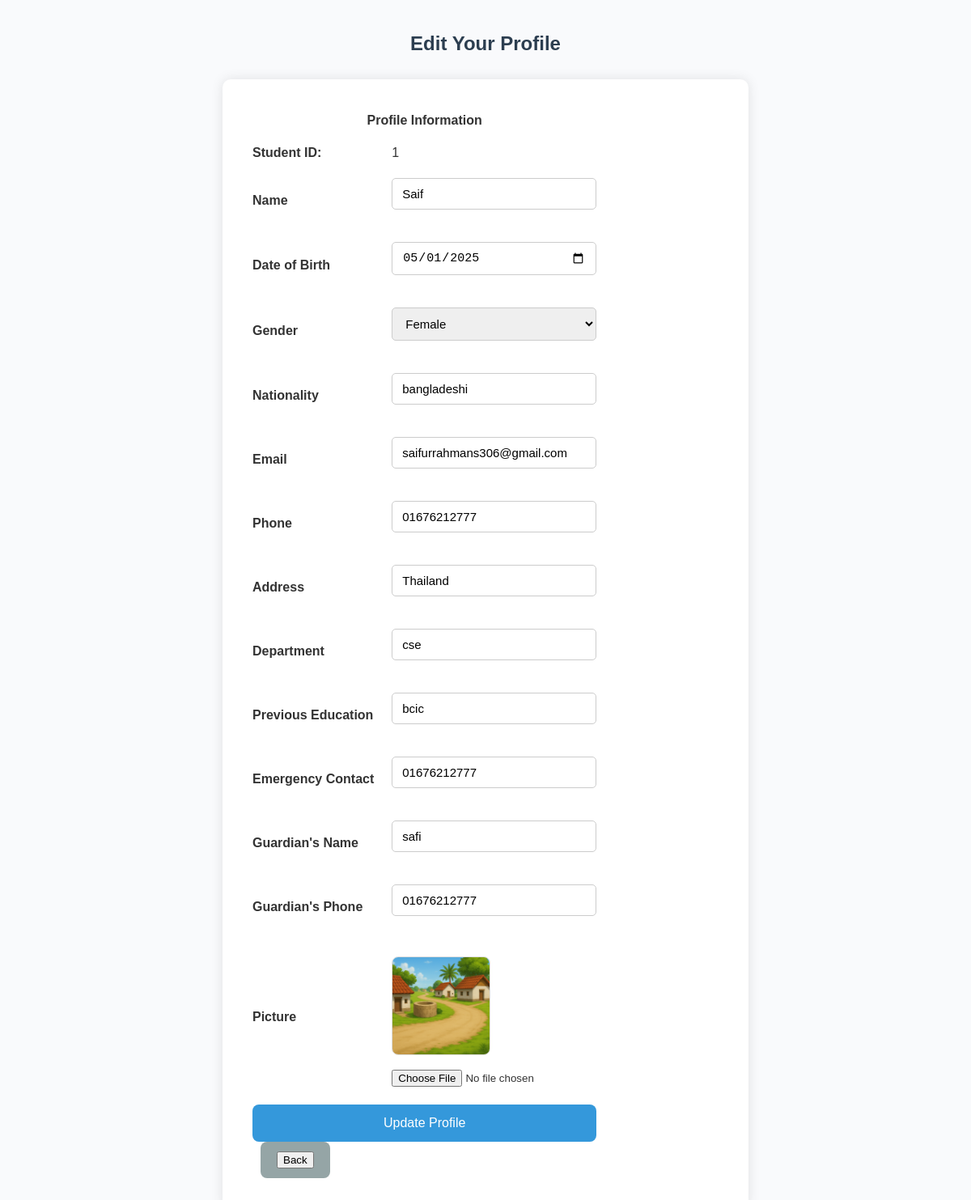
Page /view/studentprofile.php (signed in) on the committed database.
### tables this page shows
CREATE TABLE `student` (
  `student_id` varchar(20) NOT NULL,
  `password` varchar(100) DEFAULT NULL,
  `name` varchar(100) DEFAULT NULL,
  `dob` date DEFAULT NULL,
  `gender` varchar(10) DEFAULT NULL,
  `nationality` varchar(50) DEFAULT NULL,
  `email` varchar(100) DEFAULT NULL,
  `phone` varchar(20) DEFAULT NULL,
  `address` text DEFAULT NULL,
  `emergency_contact` varchar(100) DEFAULT NULL,
  `department` varchar(50) DEFAULT NULL,
  `education` varchar(100) DEFAULT NULL,
  `guardian_name` varchar(100) DEFAULT NULL,
  `guardian_phone` varchar(20) DEFAULT NULL,
  `student_picture` varchar(255) DEFAULT NULL
);

### Model/studentdb.php (called while the page is built, shortened)
<?php
function getStudentProfileById($conn, $student_id)
{
    $result = mysqli_query($conn, "SELECT * FROM student WHERE student_id = '$student_id'");
    return $result;
}
?>

### view/studentprofile.php (the view, shortened to what this page needs)
<?php
include('../model/studentdb.php');
global $conn;
$student_id = $_SESSION["student_id"];
if ($_SERVER["REQUEST_METHOD"] == "POST")
{
    $name = $_POST["name"];
    $dob = $_POST["dob"];
    $gender = $_POST["gender"];
    $nationality = $_POST["nationality"];
    $email = $_POST["email"];
    $phone = $_POST["phone"];
    $address = $_POST["address"];
    $department = $_POST["department"];
    $education = $_POST["education"];
    $emergency_contact = $_POST["emergency_contact"];
    $guardian_name = $_POST["guardian_name"];
    $guardian_phone = $_POST["guardian_phone"];
    $student_picture = "";
if (isset($_FILES["student_picture"]) && $_FILES["student_picture"]["error"] == 0) {
    $folder = "../uploads/";
    $ext = pathinfo($_FILES["student_picture"]["name"], PATHINFO_EXTENSION);
    $new_name = "student_" . $student_id . "_" . time() . "." . $ext;
    $full_path = $folder . $new_name;
    if (move_uploaded_file($_FILES["student_picture"]["tmp_name"], $full_path)) {
        $student_picture = $new_name;
    }
}
    updateStudentProfile($conn, $student_id, $name, $dob, $gender, $nationality, $email, $phone, $address, $department, $education, $emergency_contact, $guardian_name, $guardian_phone, $student_picture);
    $result = getStudentProfileById($conn, $student_id);
    $student = mysqli_fetch_assoc($result);
    $success = "Profile updated successfully!";
} else {
    $result = getStudentProfileById($conn, $student_id);
    $student = mysqli_fetch_assoc($result);
}
?>
<!DOCTYPE html>
<html lang="en">
<head>
    <link rel="stylesheet" href="../css/studentprofile.css">
</head>
<body>
    <div class="profile-container">
        <h2>Edit Your Profile</h2>
        <form method="POST" enctype="multipart/form-data">
            <table cellpadding="10">
                <tr><th colspan="2">Profile Information</th></tr>
                <tr>
                    <td><strong>Student ID:</strong></td>
                    <td><?php echo htmlspecialchars($student['student_id']); ?></td>
                </tr>
                <tr>
                    <td><strong>Name</strong></td>
                    <td><input type="text" name="name" value="<?php echo htmlspecialchars($student['name']); ?>" required></td>
                </tr>
                <tr>
                    <td><strong>Date of Birth</strong></td>
                    <td><input type="date" name="dob" value="<?php echo htmlspecialchars($student['dob']); ?>" required></td>
                </tr>
                <tr>
                    <td><strong>Gender</strong></td>
                    <td>
                        <select name="gender" required>
                            <option value="female" <?php if($student['gender']=='female') echo 'selected'; ?>>Female</option>
                        </select>
                    </td>
                </tr>
                <tr>
                    <td><strong>Nationality</strong></td>
                    <td><input type="text" name="nationality" value="<?php echo htmlspecialchars($student['nationality']); ?>"></td>
                </tr>
                <tr>
                    <td><strong>Email</strong></td>
                    <td><input type="email" name="email" value="<?php echo htmlspecialchars($student['email']); ?>" required></td>
                </tr>
                <tr>
                    <td><strong>Phone</strong></td>
                    <td><input type="text" name="phone" value="<?php echo htmlspecialchars($student['phone']); ?>" required></td>
                </tr>
                <tr>
                    <td><strong>Address</strong></td>
                    <td><input type="text" name="address" value="<?php echo htmlspecialchars($student['address']); ?>" required></td>
                </tr>
                <tr>
                    <td><strong>Department</strong></td>
                    <td><input type="text" name="department" value="<?php echo htmlspecialchars($student['department']); ?>"></td>
                </tr>
                <tr>
                    <td><strong>Previous Education</strong></td>
                    <td><input type="text" name="education" value="<?php echo htmlspecialchars($student['education']); ?>"></td>
                </tr>
                <tr>
                    <td><strong>Emergency Contact</strong></td>
                    <td><input type="text" name="emergency_contact" value="<?php echo htmlspecialchars($student['emergency_contact']); ?>"></td>
                </tr>
                <tr>
                    <td><strong>Guardian's Name</strong></td>
                    <td><input type="text" name="guardian_name" value="<?php echo htmlspecialchars($student['guardian_name']); ?>"></td>
                </tr>
                <tr>
                    <td><strong>Guardian's Phone</strong></td>
                    <td><input type="text" name="guardian_phone" value="<?php echo htmlspecialchars($student['guardian_phone']); ?>"></td>
                </tr>
                <tr>
                    <td><strong>Picture</strong></td>
                    <td>
                        <?php if ($student['student_picture']): ?>
                            <img src="../uploads/<?php echo htmlspecialchars($student['student_picture']); ?>" width="120" alt="Student Picture"><br>
                        <?php endif; ?>
                        <input type="file" name="student_picture" accept="image/*">
                    </td>
                </tr>
                <tr>
                    <td colspan="2">
                        <input type="submit" value="Update Profile">
                        <a href="dashboard.php" class="back-btn"><button type="button">Back</button></a>
                    </td>
                </tr>
            </table>
        </form>
    </div>
</body>
</html>

### css/studentprofile.css (style rules this page uses)
body { font-family: Arial, sans-serif; background-color: #f9fafc; margin: 0; padding: 20px; color: #333; }
h2 { text-align: center; color: #2c3e50; margin-bottom: 30px; }
form { max-width: 600px; margin: 0 auto; background: white; padding: 30px 25px; border-radius: 10px; box-shadow: 0 0 15px rgba(0,0,0,0.1); }
form input[type="text"], form input[type="email"], form input[type="password"], form input[type="date"], form select, form textarea { width: 100%; padding: 10px 12px; margin-bottom: 18px; border: 1.5px solid #ccc; border-radius: 5px; font-size: 15px; transition: border-color 0.3s ease; box-sizing: border-box; resize: vertical; }
form img { margin-top: 10px; max-width: 120px; border-radius: 8px; border: 1px solid #ddd; display: block; }
form input[type="submit"] { background-color: #3498db; color: white; border: none; padding: 14px 20px; border-radius: 8px; font-size: 16px; cursor: pointer; width: 100%; transition: background-color 0.3s ease; }
.back-btn { background-color: #95a5a6 !important; color: white !important; border: none !important; padding: 12px 20px !important; border-radius: 8px !important; font-size: 16px !important; cursor: pointer !important; margin-left: 10px !important; transition: background-color 0.3s ease !important; display: inline-block !important; }

### rows in the picture
student: student_id "1", name "Saif", dob "05/01/2025", gender "Female", nationality "bangladeshi", email "saifurrahmans306@gmail.com", phone "01676212777", address "Thailand", department "cse", education "bcic", emergency_contact "01676212777", guardian_name "safi", guardian_phone "01676212777", student_picture (picture)
